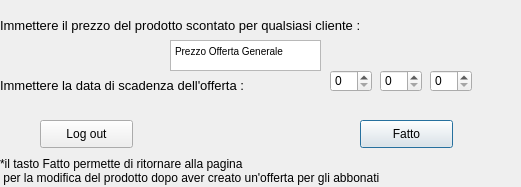
<?xml version="1.0" encoding="UTF-8"?>
<ui version="4.0">
 <class>Dialog</class>
 <widget class="QDialog" name="Dialog">
  <property name="geometry">
   <rect>
    <x>0</x>
    <y>0</y>
    <width>521</width>
    <height>187</height>
   </rect>
  </property>
  <property name="windowTitle">
   <string>Gestione Magazzino</string>
  </property>
  <widget class="QPushButton" name="pushButton_4">
   <property name="geometry">
    <rect>
     <x>360</x>
     <y>120</y>
     <width>93</width>
     <height>28</height>
    </rect>
   </property>
   <property name="text">
    <string>Fatto</string>
   </property>
  </widget>
  <widget class="QPushButton" name="pushButton_5">
   <property name="geometry">
    <rect>
     <x>40</x>
     <y>120</y>
     <width>93</width>
     <height>28</height>
    </rect>
   </property>
   <property name="text">
    <string>Log out</string>
   </property>
  </widget>
  <widget class="QLabel" name="label">
   <property name="geometry">
    <rect>
     <x>0</x>
     <y>10</y>
     <width>481</width>
     <height>31</height>
    </rect>
   </property>
   <property name="font">
    <font>
     <pointsize>10</pointsize>
    </font>
   </property>
   <property name="text">
    <string>Immettere il prezzo del prodotto scontato per qualsiasi cliente :</string>
   </property>
  </widget>
  <widget class="QLabel" name="label_2">
   <property name="geometry">
    <rect>
     <x>0</x>
     <y>150</y>
     <width>441</width>
     <height>41</height>
    </rect>
   </property>
   <property name="text">
    <string>*il tasto Fatto permette di ritornare alla pagina
 per la modifica del prodotto dopo aver creato un'offerta per gli abbonati</string>
   </property>
  </widget>
  <widget class="QTextBrowser" name="textBrowser">
   <property name="geometry">
    <rect>
     <x>170</x>
     <y>40</y>
     <width>151</width>
     <height>31</height>
    </rect>
   </property>
   <property name="html">
    <string>&lt;!DOCTYPE HTML PUBLIC &quot;-//W3C//DTD HTML 4.0//EN&quot; &quot;http://www.w3.org/TR/REC-html40/strict.dtd&quot;&gt;
&lt;html&gt;&lt;head&gt;&lt;meta name=&quot;qrichtext&quot; content=&quot;1&quot; /&gt;&lt;style type=&quot;text/css&quot;&gt;
p, li { white-space: pre-wrap; }
&lt;/style&gt;&lt;/head&gt;&lt;body style=&quot; font-family:'MS Shell Dlg 2'; font-size:7.8pt; font-weight:400; font-style:normal;&quot;&gt;
&lt;p style=&quot; margin-top:0px; margin-bottom:0px; margin-left:0px; margin-right:0px; -qt-block-indent:0; text-indent:0px;&quot;&gt;Prezzo Offerta Generale&lt;/p&gt;&lt;/body&gt;&lt;/html&gt;</string>
   </property>
  </widget>
  <widget class="QLabel" name="label_3">
   <property name="geometry">
    <rect>
     <x>0</x>
     <y>70</y>
     <width>481</width>
     <height>31</height>
    </rect>
   </property>
   <property name="font">
    <font>
     <pointsize>10</pointsize>
    </font>
   </property>
   <property name="text">
    <string>Immettere la data di scadenza dell'offerta :</string>
   </property>
  </widget>
  <widget class="QSpinBox" name="spinBox">
   <property name="geometry">
    <rect>
     <x>330</x>
     <y>70</y>
     <width>42</width>
     <height>22</height>
    </rect>
   </property>
  </widget>
  <widget class="QSpinBox" name="spinBox_2">
   <property name="geometry">
    <rect>
     <x>380</x>
     <y>70</y>
     <width>42</width>
     <height>22</height>
    </rect>
   </property>
  </widget>
  <widget class="QSpinBox" name="spinBox_3">
   <property name="geometry">
    <rect>
     <x>430</x>
     <y>70</y>
     <width>42</width>
     <height>22</height>
    </rect>
   </property>
  </widget>
 </widget>
 <resources/>
 <connections/>
</ui>
